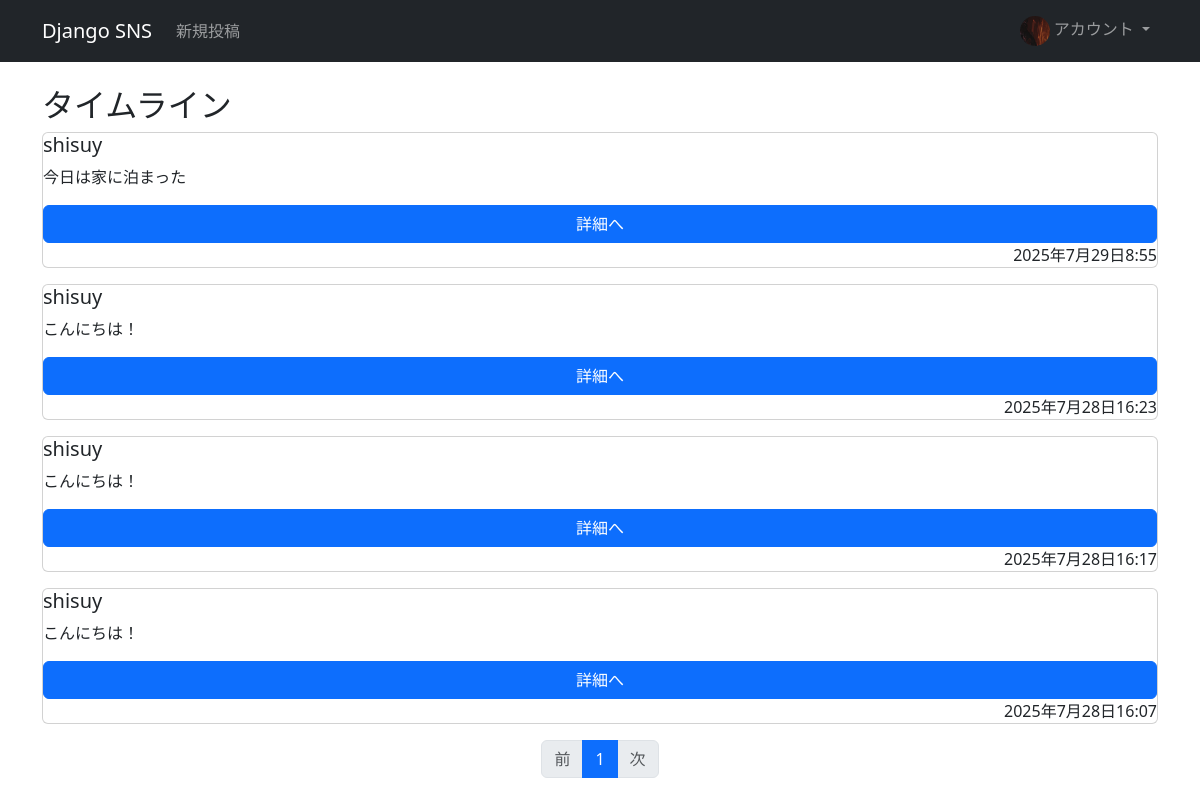
Before: /timeline/ (signed in) with the older database file.
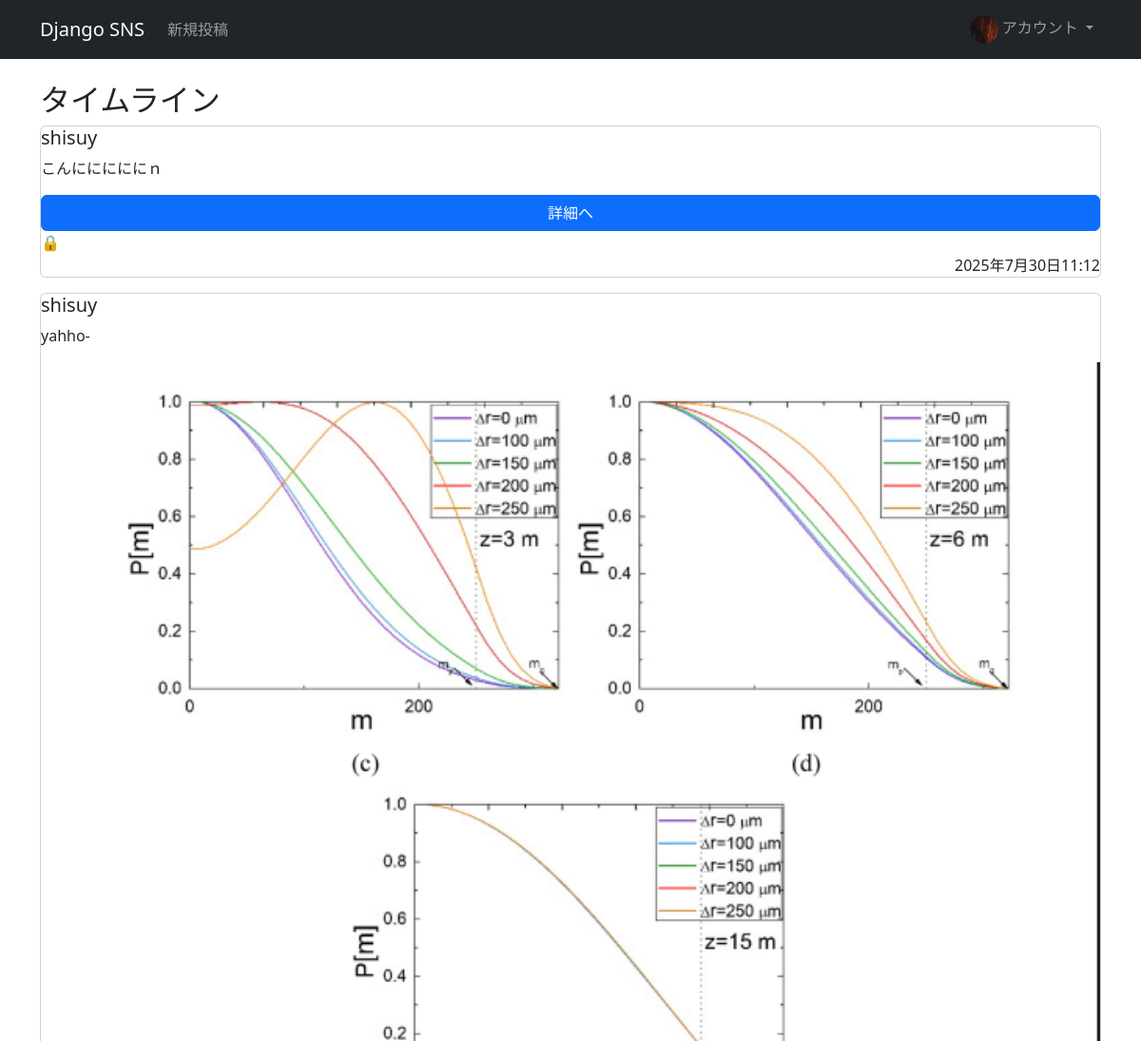
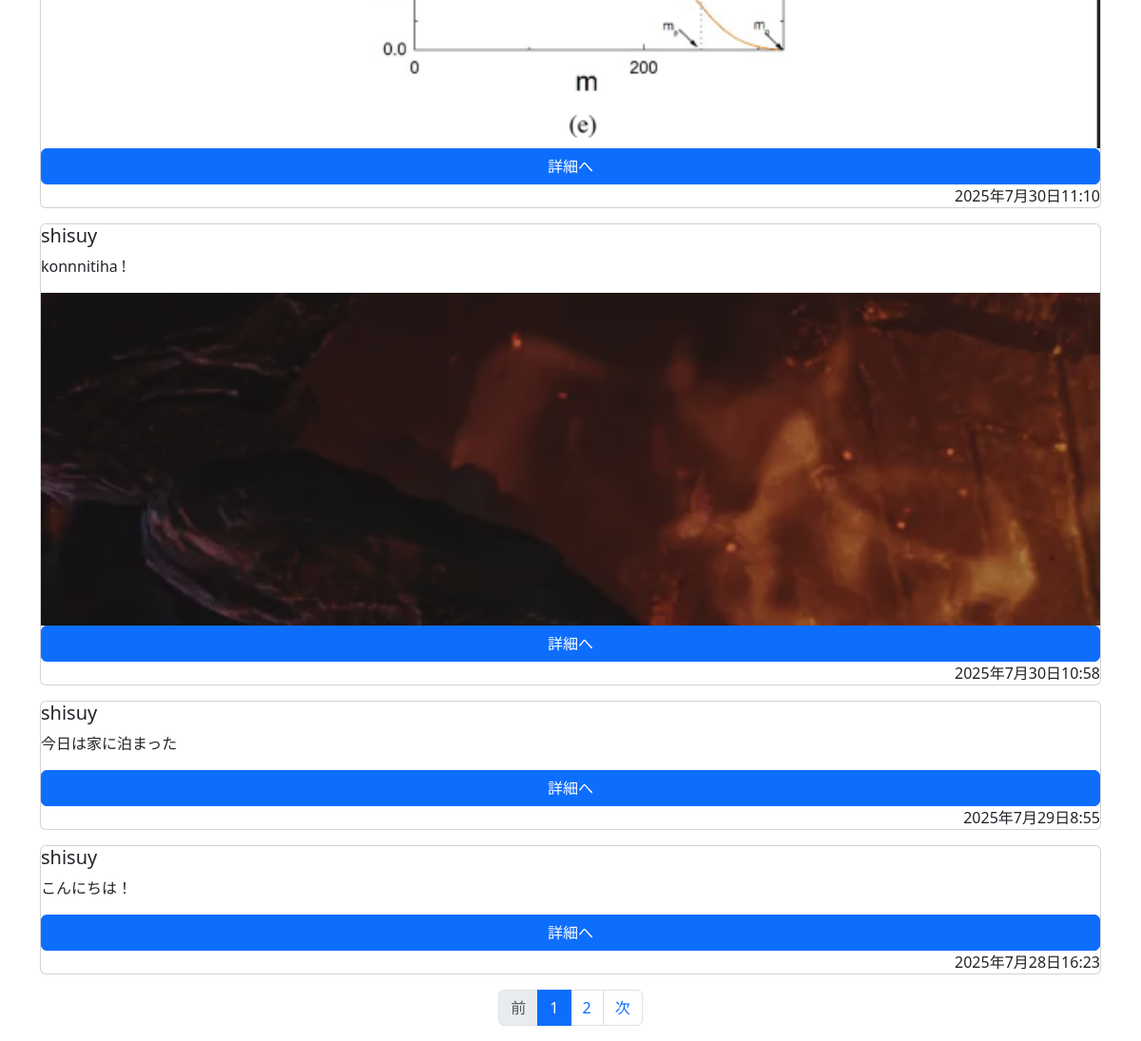
After: the same page with the newer database file (2 pictures, top to bottom).
### post/models.py (models this page shows)
class Post(models.Model):
    owner = models.ForeignKey(
        settings.AUTH_USER_MODEL,
        on_delete = models.CASCADE,
        related_name = 'post_owner'
    )
    content = models.CharField(max_length = 100)
    created_at = models.DateTimeField(auto_now_add=True)
    favorite_count = models.IntegerField(default = 0)
    image = models.ImageField(upload_to = '', null = True, blank = True)
    VISIBILITY_CHOICE =[
        ('PUBLIC', '公開'),
        ('PRIVATE', '非公開')
    ]
    visibility = models.CharField(
        max_length = 10,
        choices = VISIBILITY_CHOICE,
        default = 'PUBLIC'
    )
    class Meta:
        ordering = ('-created_at',)

### account/models.py (models this page shows)
class Account(AbstractUser):
    avator = models.ImageField(
        upload_to = '',
        null = True,
        blank = True
    )
    follower_count = models.IntegerField(default = 0)
    following_count = models.IntegerField(default = 0)

### post/views.py (the view)
# urls.py: path('timeline/', views.home_timeline, name = 'home_timeline'),
def home_timeline(request, num = 1) :
    followings = Follow.objects.filter(follow_id = request.user)
    following_account = Account.objects.filter(Q(pk__in = followings.values_list('follow_id', flat = True)))
    data = Post.objects.filter(Q(owner__in = following_account)|Q(owner = request.user))
    page = Paginator(data, 5)
    param = {
        'object_list': page.get_page(num)
    }
    return render(request, 'post/timeline.html', param)

### templates/post/timeline.html
{% extends 'base.html' %}
{% block content %}
    <div>
        <h2>タイムライン</h2>
            {% include 'post/pagination.html' %}
    </div>
{% endblock %}

### templates/post/pagination.html
{% block content%}
{% for item in object_list %}
<div class="card mb-3">
    <h5 class="card-title">{{ item.owner }}</h5>
    <p class="card-text">{{ item.content }}</p>
    {%if item.image %}
        <img class = 'img-fluid' src = "{{ item.image.url }}" alt = ""/ >
    {% endif %}
    <a href = "{% url 'post_detail' item.pk %}" class = 'btn btn-primary'>詳細へ</a>
    {% if item.visibility == 'PRIVATE' %}
        🔒
    {% endif %}
    <p class="card-text text-end">{{ item.created_at }}</p>
</div>
    {% empty %}
        <p>投稿はまだありません。</p>
{% endfor %}
<nav>
    <ul class="pagination justify-content-center">
        {% if object_list.has_previous %}
            <li class="page-item">
                <a class="page-link" href="?page={{ object_list.previous_page_number }}">前</a>
            </li>
        {% else %}
            <li class="page-item disabled">
                <span class="page-link">前</span>
            </li>
        {% endif %}
        {% for link_page in object_list.paginator.page_range %}
            {% if link_page == object_list.number %}
                <li class="page-item active">
                    <span class="page-link">{{ link_page }}</span>
                </li>
            {% else %}
                <li class="page-item">
                    <a class="page-link" href="?page={{ link_page }}">{{ link_page }}</a>
                </li>
            {% endif %}
        {% endfor %}
        {% if object_list.has_next %}
            <li class="page-item">
                <a class="page-link" href="?page={{ object_list.next_page_number }}">次</a>
            </li>
        {% else %}
            <li class="page-item disabled">
                <span class="page-link">次</span>
            </li>
        {% endif %}
    </ul>
</nav>
{% endblock %}

Changed rows visible on the page:
no longer on this page (row unchanged): Post: owner "shisuy", content "こんにちは！", created_at "2025年7月28日16:17"
no longer on this page (row unchanged): Post: owner "shisuy", content "こんにちは！", created_at "2025年7月28日16:07"
added Post: owner "shisuy", content "こんにににににｎ", created_at "2025年7月30日11:12"
added Post: owner "shisuy", content "yahho-", image (picture), created_at "2025年7月30日11:10"
added Post: owner "shisuy", content "konnnitiha !", image (picture), created_at "2025年7月30日10:58"
Other visible differences:
new list line: "2"
